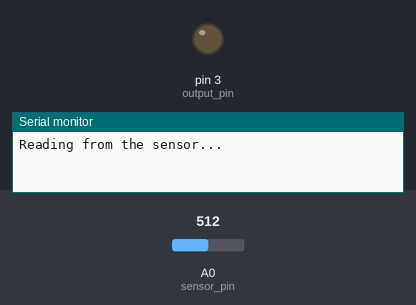
Bench run of a sketch on a simulated Arduino Uno, built with avr-gcc and run on an emulated ATmega328P. On the bench: output pins drawn as LEDs (lit = HIGH), the last lines printed to the serial monitor. The inputs (shaded band) are chosen by the test bench; at power-on: A0 (sensor_pin) = 512.

Above: at 0.1 s.
At 2.1 s:
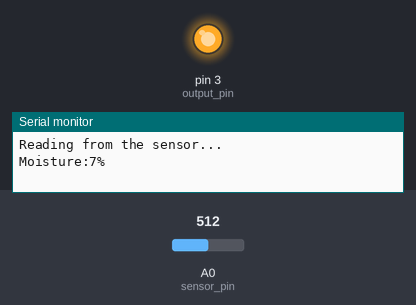
Timing chart, 0 to 3.6 s (numbered marks = the images above):
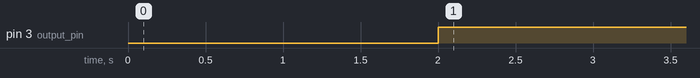

The sketch:

Arduino.ino
```cpp
int output_pin= 3;
int sensor_pin=A0;
int output_value;
void setup()
{
  Serial.begin(9600);
  pinMode(output_pin,OUTPUT);
  pinMode(sensor_pin,INPUT);
  Serial.println("Reading from the sensor...");
  delay(2000);
}
void loop()
{
  output_value=analogRead(sensor_pin);
  output_value=map(output_value,550,10,0,100);
  Serial.print("Moisture:");
  Serial.print(output_value);
  Serial.println("%");
  if(output_value<45)
  {
    digitalWrite(output_pin,HIGH);
  }
  else
  {
    digitalWrite(output_pin,LOW);
  }
  delay(1000);
}
```

Measured:
- by itself, pin 3 (output_pin): LOW → HIGH at 2.0 s
